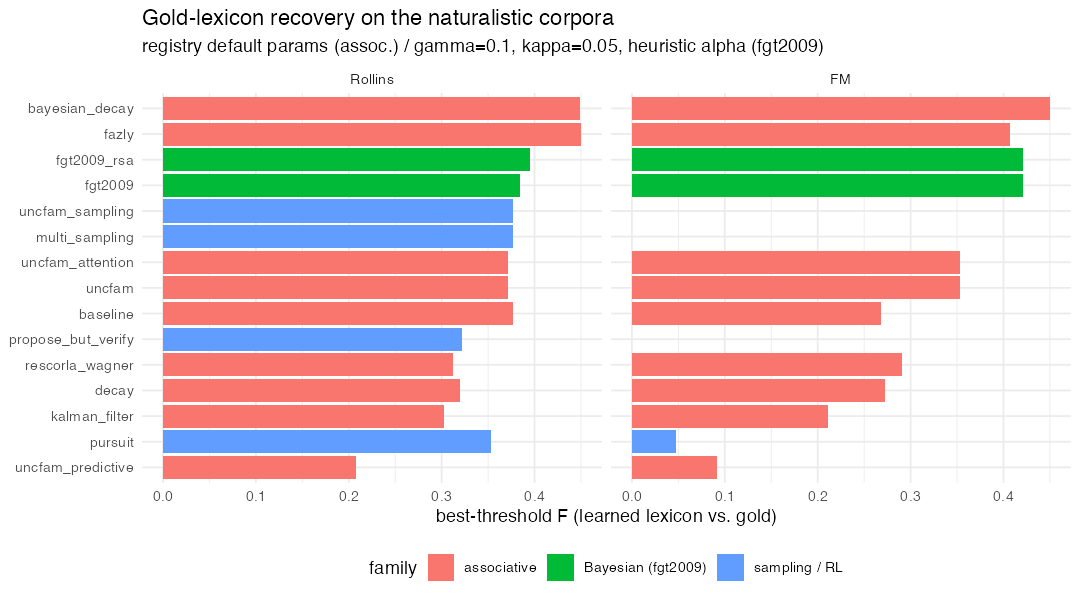

This figure's R source:
# Model comparison on the naturalistic corpora: how well does each model
# recover the gold-standard lexicon of the Rollins and FM corpora?
#
# This is a lightweight comparison, NOT a fitted bake-off:
#   - The associative / sampling models use xsl_model_registry()'s starting
#     parameter values (calibrated defaults, informed by past group fits to
#     xsl_datasets -- see the bounds comments in R/helper.R). They are NOT
#     re-fit here, and certainly not fit to the corpora.
#   - fgt2009() / fgt2009_rsa() use the naturalistic-speech hyperparameters
#     gamma = 0.1, kappa = 0.05 (a corpus is full of non-referential words,
#     unlike a controlled experiment -- see vignette("corpora")), with
#     alpha set by wurwur's two-point heuristic round(7 * sqrt(n / 600)).
#
# Each model is run once per corpus; the learned matrix is scored against the
# corpus gold lexicon with get_roc() (row-normalized, threshold swept), and we
# keep the best-F threshold's precision / recall / F.
#
# Run from the package root:  Rscript tests/bakeoff_comparison/corpus_gold_comparison.R
# Writes: corpus_gold_comparison.rds, corpus_gold_comparison.png (this dir).

suppressMessages({
  library(XSLmodels)
  library(dplyr)
  library(tidyr)
  library(ggplot2)
})

set.seed(1)
out_dir <- "tests/bakeoff_comparison"
N_SIM <- 50          # simulations averaged for stochastic models

corpora <- list(
  Rollins = rollins_corpus,
  FM      = fm_corpus
)

# --- model set -------------------------------------------------------------

reg <- XSLmodels:::xsl_model_registry()
assoc_names <- setdiff(names(reg), c("fgt2009", "fgt2009_rsa"))

suggest_alpha <- function(n) max(1, round(7 * sqrt(n / 600)))

build_models <- function(corpus) {
  n <- length(corpus$data$train$words)
  a <- suggest_alpha(n)
  c(
    setNames(lapply(assoc_names, function(nm) reg[[nm]]$constructor()), assoc_names),
    list(
      # a lighter sampler than the fgt2009() default keeps the whole
      # comparison to a few minutes; the marginals are noisier but the F
      # ranking is stable
      fgt2009     = fgt2009(alpha = a, gamma = 0.1, kappa = 0.05,
                            n_warmup = 50, n_samples = 120),
      fgt2009_rsa = fgt2009_rsa(alpha = a, gamma = 0.1, kappa = 0.05,
                                n_warmup = 50, n_samples = 120)
    )
  )
}

# --- run + score ----------------------------------------------------------

score_one <- function(mod, corpus) {
  ctrl <- if (isTRUE(mod$stochastic)) xslControl(n_sim = N_SIM) else xslControl()
  tryCatch({
    m <- suppressWarnings(xsl_run(mod, corpus$data, control = ctrl)$fits[[1]]$matrix)
    # some models (e.g. tilles) return an unnamed matrix; voc/ref are the
    # sorted unique labels, exactly as every model builds them internally
    if (is.null(dimnames(m))) {
      dimnames(m) <- list(
        sort(unique(unlist(corpus$data$train$words))),
        sort(unique(unlist(corpus$data$train$objects)))
      )
    }
    roc <- get_roc(m, gold_lexicon = corpus$gold)
    roc <- roc[is.finite(roc$fscore), ]
    if (nrow(roc) == 0) stop("no finite F-score at any threshold")
    best <- roc[which.max(roc$fscore), ]
    tibble(threshold = best$threshold, precision = best$precision,
           recall = best$recall, f_max = best$fscore)
  }, error = function(e) {
    message("   -> failed: ", conditionMessage(e))
    NULL
  })
}

results <- lapply(names(corpora), function(cn) {
  corpus <- corpora[[cn]]
  mods <- build_models(corpus)
  lapply(names(mods), function(mn) {
    message(sprintf("[%s] %s ...", cn, mn))
    s <- score_one(mods[[mn]], corpus)
    if (is.null(s)) return(NULL)
    s$model <- mn
    s$corpus <- cn
    s$stochastic <- isTRUE(mods[[mn]]$stochastic)
    s
  }) |> bind_rows()
}) |> bind_rows() |>
  select(corpus, model, f_max, precision, recall, threshold, stochastic) |>
  arrange(corpus, desc(f_max))

all_models <- c(assoc_names, "fgt2009", "fgt2009_rsa")
scored <- unique(results$model)
failed <- setdiff(all_models, scored)
if (length(failed)) {
  message("\nproduced no scorable lexicon on either corpus: ",
          paste(failed, collapse = ", "),
          "\n  (guess_and_test/tilles error on the asymmetric corpora; the",
          " sampling/RL models either hit the memory limit storing a",
          " per-trial trajectory over thousands of utterances, or their",
          " sampling distribution degenerates)")
}

print(results, n = Inf)
saveRDS(results, file.path(out_dir, "corpus_gold_comparison.rds"))

# a wide F-score table (models x corpora), rounded, for quick reading
wide <- results |>
  select(model, corpus, f_max) |>
  pivot_wider(names_from = corpus, values_from = f_max) |>
  arrange(desc(rowMeans(across(-model), na.rm = TRUE)))
cat("\nbest-threshold F (learned lexicon vs. gold):\n")
print(as.data.frame(wide), digits = 3, row.names = FALSE)

# --- plot ---------------------------------------------------------------

ord <- results |>
  group_by(model) |> summarise(m = mean(f_max)) |> arrange(m) |> pull(model)

p <- results |>
  mutate(model = factor(model, levels = ord),
         corpus = factor(corpus, levels = c("Rollins", "FM")),
         family = case_when(
           grepl("^fgt", model) ~ "Bayesian (fgt2009)",
           stochastic ~ "sampling / RL",
           TRUE ~ "associative"
         )) |>
  ggplot(aes(model, f_max, fill = family)) +
  geom_col() +
  coord_flip() +
  facet_wrap(~corpus) +
  labs(x = NULL, y = "best-threshold F (learned lexicon vs. gold)",
       title = "Gold-lexicon recovery on the naturalistic corpora",
       subtitle = paste("registry default params (assoc.) / gamma = 0.1,",
                        "kappa = 0.05, heuristic alpha (fgt2009)")) +
  theme_minimal() +
  theme(legend.position = "bottom")

ggsave(file.path(out_dir, "corpus_gold_comparison.png"), p,
       width = 9, height = 5, dpi = 120)

message("wrote corpus_gold_comparison.{rds,png}")
